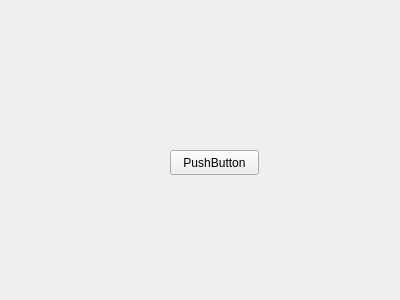
<?xml version="1.0" encoding="UTF-8"?>
<ui version="4.0">
 <class>widg</class>
 <widget class="QWidget" name="widg">
  <property name="geometry">
   <rect>
    <x>0</x>
    <y>0</y>
    <width>400</width>
    <height>300</height>
   </rect>
  </property>
  <property name="windowTitle">
   <string>Form</string>
  </property>
  <widget class="QPushButton" name="pushButton">
   <property name="geometry">
    <rect>
     <x>170</x>
     <y>150</y>
     <width>89</width>
     <height>25</height>
    </rect>
   </property>
   <property name="text">
    <string>PushButton</string>
   </property>
  </widget>
 </widget>
 <resources/>
 <connections/>
</ui>
